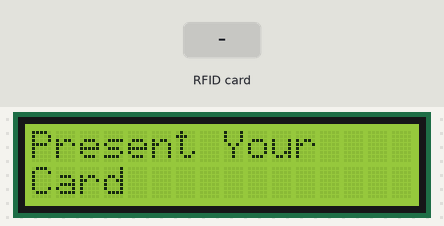
Recording of a sketch running on a simulated Arduino Uno, built with avr-gcc and run on an emulated ATmega328P. On the bench: 16×2 character LCD. The test bench sets the inputs (shaded band). What the sketch prints to the serial monitor is not drawn.

Above: at 1.3 s.
1.4 s: RFID card 3C 15 7C 33 held to the reader
At 2.6 s:
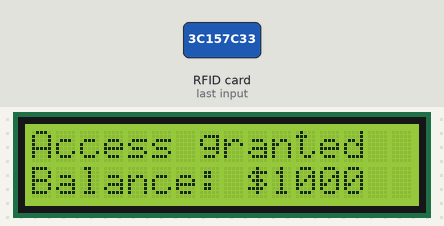
2.9 s: RFID card 5E 7A 19 C4 held to the reader
Timing chart, 0 to 5.9 s (numbered marks = the images above; inputs shaded):
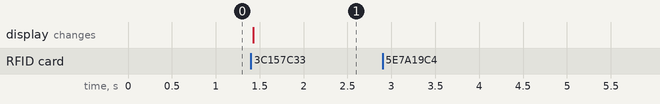

The sketch:

check_account_balance.ino
```cpp
#include <SPI.h>
#include <MFRC522.h>
#include <LiquidCrystal.h>

// Tag setup
#define SS_PIN 10
#define RST_PIN 9
MFRC522 mfrc522(SS_PIN, RST_PIN);   // Create MFRC522 instance.

// LCD setup
const int rs = 8, en = 7, d4 = 5, d5 = 4, d6 = 3, d7 = 2;
LiquidCrystal lcd(rs, en, d4, d5, d6, d7);

void setup()
{

  // LCD setup
  lcd.begin(16, 2);
  lcd.print("Present Your");
  lcd.setCursor(0, 1);
  lcd.print("Card");


  // serial setup
  Serial.begin(9600);   // Initiate a serial communication
  SPI.begin();      // Initiate  SPI bus
  mfrc522.PCD_Init();   // Initiate MFRC522
  // Serial.println("Approximate your card to the reader...");
  Serial.println();

}
void loop()

{
  // Look for new cards
  if ( ! mfrc522.PICC_IsNewCardPresent())
  {
    return;
  }
  // Select one of the cards
  if ( ! mfrc522.PICC_ReadCardSerial())
  {
    return;
  }
  //Show UID on serial monitor
  // Serial.print("UID tag :");
  String content= "";
  byte letter;
  for (byte i = 0; i < mfrc522.uid.size; i++)
  {
     Serial.print(mfrc522.uid.uidByte[i] < 0x10 ? " 0" : " ");
     Serial.print(mfrc522.uid.uidByte[i], HEX);
     content.concat(String(mfrc522.uid.uidByte[i] < 0x10 ? " 0" : " "));
     content.concat(String(mfrc522.uid.uidByte[i], HEX));
  }
  Serial.println();
  // Serial.print("Message : ");
  content.toUpperCase();
  if (content.substring(1) == "3C 15 7C 33") //change here the UID of the card/cards that you want to give access
  {
    // // set the cursor to column 0, line 1
//   // // (note: line 1 is the second row, since counting begins with 0):
//   // lcd.setCursor(0, 1);
//   // // print the number of seconds since reset:
    lcd.clear();
    lcd.print("Access granted");
    lcd.setCursor(0, 1);
    lcd.print("Balance: $1000");
    //Serial.println("Authorized access");
    Serial.println();
    delay(3000);

  }

 else   {
    Serial.println("Access denied");
    delay(3000);
  }


}
```

Measured:
- after the input at 1.4 s, the display: changes at once (image 1)
- after the input at 2.9 s, every drawn part: stays the same
